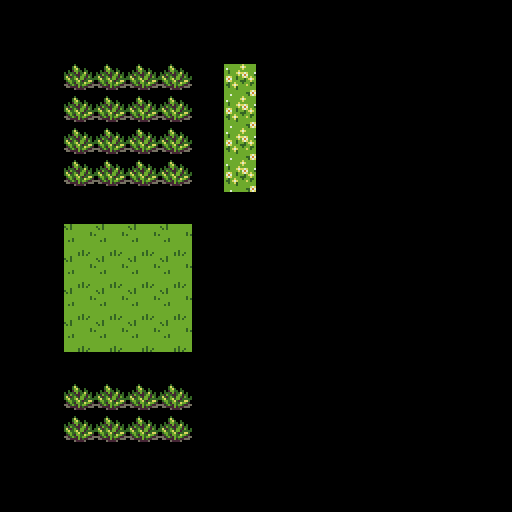

Rendered tile map (Tiled .tmx) drawn with the repository's tilesets; below, a short description and the map source with its tile grids summarised:
An orthogonal 16x16 tile map with 32x32 px tiles, 1 tile layer (ramassable), 6 hidden layers not drawn.

<map version="1.0" orientation="orthogonal" renderorder="right-down" width="16" height="16" tilewidth="32" tileheight="32" nextobjectid="1">
 <tileset firstgid="1" name="tiny-Complete-Spritesheet-32x32" tilewidth="32" tileheight="32">
  <image source="../data/tiny-Complete-Spritesheet-32x32.png" width="512" height="512" />
 </tileset>
 <layer name="bg1" width="16" height="16" visible="0">
  <data>[256 cells, 5 non-empty, 2 distinct tile ids]</data>
 </layer>
 <layer name="bg2" width="16" height="16" visible="0">
  <data>[256 cells, 184 non-empty, 8 distinct tile ids]</data>
 </layer>
 <layer name="obstacles" width="16" height="16" visible="0">
  <data>[256 cells, 99 non-empty, 6 distinct tile ids]</data>
 </layer>
 <layer name="en_hauteur" width="16" height="16" visible="0">
  <data>[256 cells, 0 non-empty, 0 distinct tile ids]</data>
 </layer>
 <layer name="lethal" width="16" height="16" visible="0">
  <data>[256 cells, 0 non-empty, 0 distinct tile ids]</data>
 </layer>
 <layer name="joueur" width="16" height="16" visible="0">
  <data>[256 cells, 1 non-empty, 1 distinct tile ids]</data>
 </layer>
 <layer name="ramassable" width="16" height="16">
  <data>[256 cells, 44 non-empty, 3 distinct tile ids]</data>
 </layer>
</map>
